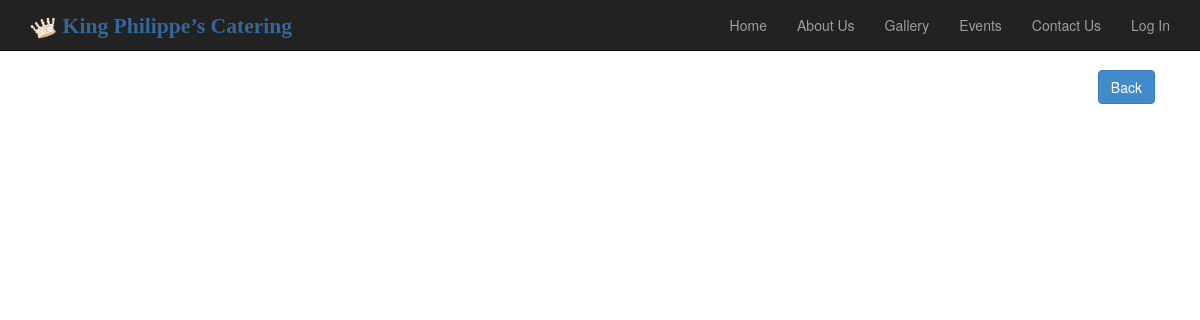
/gallery.php?album=Catering, run on an earlier commit of the app's database.
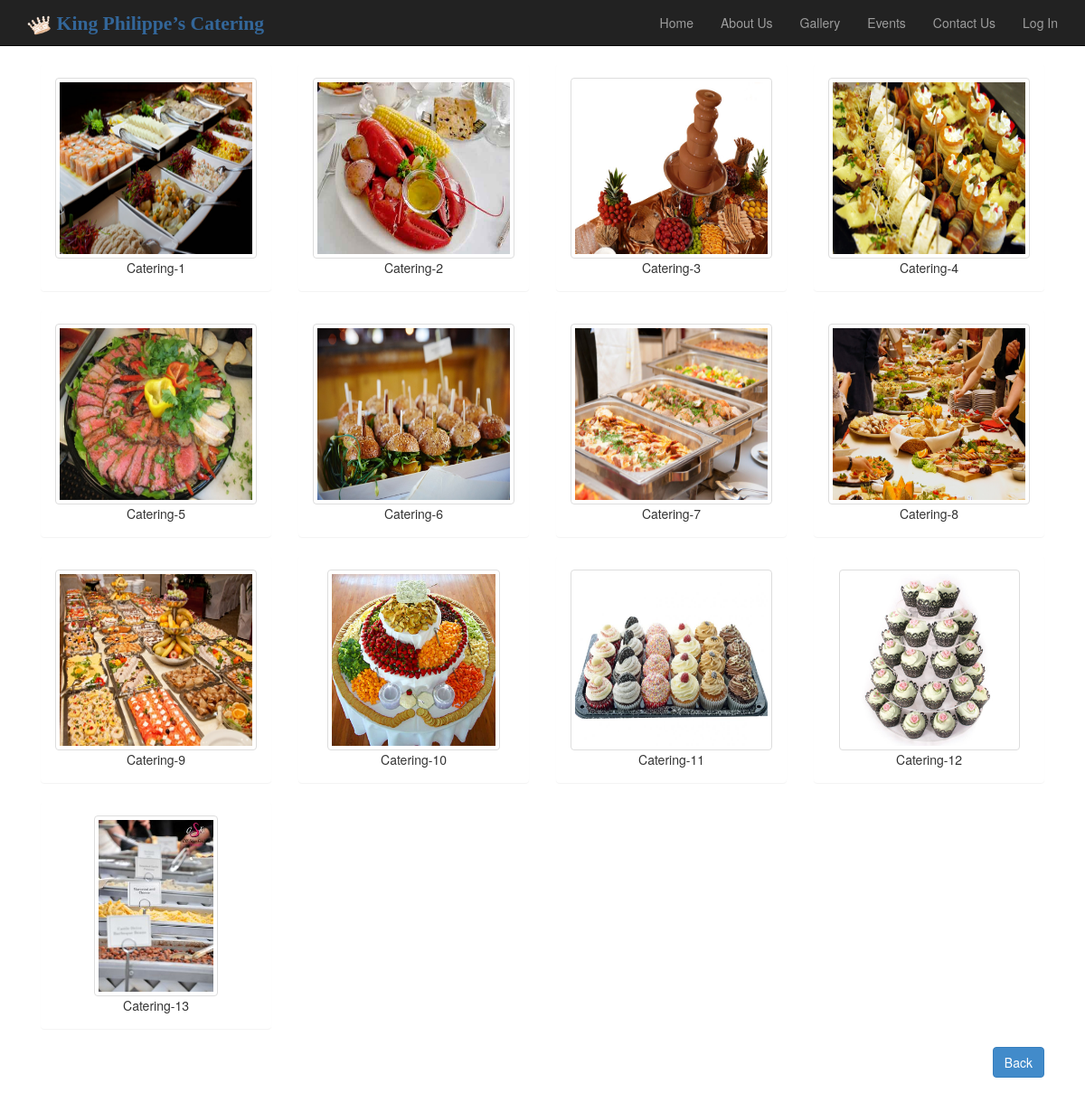
And on a later commit of the database.
### tables this page shows
CREATE TABLE IF NOT EXISTS `gallery` (
  `id` int(225) NOT NULL AUTO_INCREMENT,
  `title` varchar(50) NOT NULL,
  `name` varchar(225) DEFAULT NULL,
  `source` varchar(225) DEFAULT NULL,
  `is_deleted` boolean NOT NULL DEFAULT false,
  PRIMARY KEY (`id`)
);

### dbcall.php (called while the page is built, shortened)
<?php
	class dbCall {
		public function open() {
			$db_host = "localhost";
			$db_username = "root";
			$db_pass = "";
			$db_name = "kings";
			$dbCall = new mysqli($db_host, $db_username, $db_pass, $db_name);
			return $dbCall;
		}
		public function getResultsArray($query, $parameters) {
			try {
				$dbCall = $this->open();
				$result = $dbCall->query($query) or trigger_error($dbCall->error."[$query]");
				$resultArray = [];
				while($row = $result->fetch_array(MYSQLI_ASSOC)) {
					foreach($parameters as $param) {
						$rowArray[$param] = $row[$param];
					}
					$resultArray[] = $rowArray;
				}
				return $resultArray;
			} catch(mysqli_sql_exception $exception) {
				echo $exception->$message;
			}
		}
	}
?>

### gallery.php (the view, shortened to what this page needs)
<!DOCTYPE html>
<html lang="en">
<head>
	<?php include_once'adds/scripts.php'; ?>
	<?php include_once'dbCall.php' ;?>
	<?php include_once'adds/javascripts.php'; ?>
</head>
<body>
    <?php include_once'adds/nav.php'; ?>
    <div class="container">
		<br>
        <div class="row">
            <div class="col-md-12">
<?php
if(!isset($_GET['album'])) {
?>
<?php
	if(isset($_SESSION['uids']) && $_SESSION['types'] == 'Admin') {
		if(isset($_SESSION['delete'])) {
			unlink($_SESSION['delete']);
		}
?>
				<div class="col-md-12">
				<p  align="right"><button type="button" class="btn btn-primary" data-toggle="modal" data-target="#folder">Create an Album</button></p>
<div class="modal fade" id="folder" tabindex="-1" role="dialog" aria-labelledby="myModalLabel" aria-hidden="true">
  <div class="modal-dialog">
    <div class="modal-content">
      <div class="modal-header">
        <h4 class="modal-title" id="myModalLabel">Creating an Album</h4>
      </div>
	  <form method="post" action="action.php?act=upload" enctype="multipart/form-data" role="form">
      <div class="modal-body">
				<div class="form-group">
					<input type="text" placeholder="Album name" name="alb" id="alb" required class="form-control">
				</div>
				<div class="form-group">
					<label>Upload</label>
					<input type="file" name="files[]" multiple required>
				</div>
      </div>
      <div class="modal-footer">
		<input type="submit" class="btn btn-primary" value="Upload">
        <button type="button" class="btn btn-default" data-dismiss="modal">Cancel</button>
      </div>
	  </form>
    </div>
  </div>
</div>
				</div>
<?php
	}
?>
<?php
	$albs='';
	$query = "SELECT DISTINCT title from gallery";
	$param = ["title"];
	try {
		$result = $_dbCall->getResult($query, $param);
	} catch(Exception $e) {
		echo $e;
	}
	if(isset($result)) {
		foreach ($result as $row) {
			$query = "SELECT name, source FROM gallery WHERE title = '".$row."' and is_deleted = false LIMIT 1";
			$param = ["name", "source"];
			try {
				$image = $_dbCall->getResult($query, $param);
			} catch (Exception $e) {
				echo $e;
			}
			if(count($image)) {
				$albs .='
					<div class="col-md-3">
		                        <div class="panel-body" align="center">
									<a href="gallery.php?album='.$row.'"> <img src="'.$image[1].'/'.$row.'/'.$image[0].'" style="height: 200px; width: auto;" class="img-thumbnail"> <br> '.$row.' </a>
		                        </div>
					</div>
				';
			}
		}
	}
	else {
		echo'<h3 align="center">No Albums Yet.</h3>';
	}
	echo $albs;
?>
<?php
}
else {
?>
<?php
	$albumname = $_GET['album'];
	$query = "SELECT id, name, source FROM gallery WHERE title = '$albumname' and is_deleted = false";
	$param = ["id", "name", "source"];
	$galleryHtml = '';
	try {
		$images = $_dbCall->getResultsArray($query, $param);
	} catch (Exception $e) {
		echo $e;
	}
	if(!isset($images)) {
		echo'<h3 align="center">No Images Yet.</h3>';
	} else {
		if($albumname == "Menu") {
			$query = "SELECT name, food_type FROM gallery_menu";
			$param = ["name", "food_type"];
			$galleryTypes = $_dbCall->getResultsArray($query, $param);
			foreach ($galleryTypes as $row) {
				$menus[] = $row["name"];
				$types[] = $row["food_type"];
			}
			foreach($images as $image) {
				$inArray = array_search($image["name"], $menus);
				if($inArray){
					$imageTypeArray[$types[$inArray]][] = $image;
				}
			}
			foreach ($imageTypeArray as $key => $imageType) {
				$ce = 1;
				$counter = 0;
				echo '<div class="container">';
				echo " <h2>$key</h2>";
				foreach ($imageType as $key => $value) {
					$image = $value;
					$name = explode(".", $image["name"]);
					 if(file_exists($image["source"]."/".$albumname."/".$image["name"]))	{
						$galleryHtml = '
										<div class="col-md-3">
												<div class="panel">
							                        <div class="panel-body" align="center">
							                            <a data-toggle="modal" data-target="#'.$ce.'"> <img src="'.$image["source"]."/".$albumname."/".$image["name"].'" style="height: 200px; width: auto;" class="img-thumbnail"> </a> <br>'.$name[0];
						if(isset($_SESSION['uids']) && $_SESSION['types'] == 'Admin') {
					    }
						$galleryHtml .=	           '</div>
							                    </div>
										</div>';
						$galleryHtml .='
										<div class="modal fade" id="'.$ce.'" tabindex="-1" role="dialog" aria-labelledby="myModalLabel" aria-hidden="true">
										  <div class="modal-dialog">
										    <div class="modal-content">
										      <div class="modal-body" align="center">
														<img src="'.$image["source"]."/".$albumname."/".$image["name"].'" style="max-height: 500x; max-width: 500x;" class="img-thumbnail">
										      </div>
										    </div>
										  </div>
										</div>
												';
					}
					$ce++;
					echo $galleryHtml;
				}
				echo '<br></div>';
			}
		}
		else {
			$ce = 1;
			foreach($images as $image) {
				$name = explode(".", $image["name"]);
				 if(file_exists($image["source"]."/".$albumname."/".$image["name"]))	{
					$galleryHtml = '
									<div class="col-md-3">
											<div class="panel">
						                        <div class="panel-body" align="center">
						                            <a data-toggle="modal" data-target="#'.$ce.'"> <img src="'.$image["source"]."/".$albumname."/".$image["name"].'" style="height: 200px; width: auto;" class="img-thumbnail"> </a> <br>'.$name[0];
					$galleryHtml .=	           '</div>
						                    </div>
									</div>';
					$galleryHtml .='
									<div class="modal fade" id="'.$ce.'" tabindex="-1" role="dialog" aria-labelledby="myModalLabel" aria-hidden="true">
									  <div class="modal-dialog">
									    <div class="modal-content">
									      <div class="modal-body" align="center">
													<img src="'.$image["source"]."/".$albumname."/".$image["name"].'" style="max-height: 500x; max-width: 500x;" class="img-thumbnail">
									      </div>
									    </div>
									  </div>
									</div>
											';
			}
				$ce++;
				echo $galleryHtml;
			}
		}
	}
	echo '<div class="col-md-12"><p align="right"><a href="gallery.php?" class="btn btn-primary">Back</a></p></div>';
}
?>
            </div>
        </div>
        <br />
        <br />
        <br />
        <br />
    </div>
</body>
</html>

### adds/scripts.php (shortened to what this page needs)
<link href="css/bootstrap.min.css" rel="stylesheet">
<link href="css/modern-business.css" rel="stylesheet">
<link href="fonts/font-awesome-4.1.0/css/font-awesome.min.css" rel="stylesheet" type="text/css">
<link href="css/plugins/social-buttons.css" rel="stylesheet">
<?php
function curPageName() {
	return substr($_SERVER["SCRIPT_NAME"],strrpos($_SERVER["SCRIPT_NAME"],"/")+1);
}
?>
<link rel="stylesheet" href="themes/alertify.core.css" />
<link rel="stylesheet" href="themes/alertify.default.css" id="toggleCSS" />

### adds/nav.php (shortened to what this page needs)
<?php
    include_once('dbcall.php');
?>
        <nav class="navbar navbar-inverse navbar-fixed-top" role="navigation">
            <div class="container">
                <div class="navbar-header">
                    <a class="navbar-brand" href="index.php"> <b style="font-family: Monotype Corsiva; font-size: 120%; color: #336699;"> <img src="images/Kings.png" style="height: 120%;"/> King Philippe’s Catering</b> </a>
                </div>
                <div class="collapse navbar-collapse" id="bs-example-navbar-collapse-1">
                    <ul class="nav navbar-nav navbar-right">
    					<?php if(!isset($_SESSION['uids'])){ ?>
                        <li <?php if(curPageName()=='index.php'){ echo 'class="active"';}?>>
                            <a href="index.php">Home</a>
                        </li>
    					<li <?php if(curPageName()=='about.php'){ echo 'class="active"';}?>>
                            <a href="about.php">About Us</a>
                        </li>
    							<li>
                                    <a href="gallery.php">Gallery</a>
                                </li>
    					<?php } ?>
    					<li <?php if(curPageName()=='calendarEvent.php'){ echo 'class="active"';}?>>
                            <a href="calendarv2.php">Events</a>
                        </li>
    					<?php
                            if (!isset($_SESSION['uids'])) {
                        ?>
    					<li <?php if(curPageName()=='contact.php'){ echo 'class="active"';}?>>
                            <a href="contact.php">Contact Us</a>
                        </li>
    					<?php } ?>
    					<li <?php if(curPageName()=='register.php'){ echo 'class="active"';}?>>
                            <?php if(isset($_SESSION['users'])){echo'
    				<li class="dropdown">
                        <a class="dropdown-toggle" data-toggle="dropdown" href="#">
                            <i class="fa fa-user fa-fw"></i>  <i class="fa fa-caret-down"></i>
                        </a>
                        <ul class="dropdown-menu dropdown-user">
                            <li><a href="account.php?auid='.$_SESSION['uids'].'">My Account</a></li>
                            <li class="divider"></li>
                            <li><a href="action.php?act=logout"> <i class="fa fa-sign-out fa-fw"></i> Log Out </a></li>
                        </ul>
                    </li>';}else{echo'<a data-toggle="modal" data-target="#log">Log In</a>';}?>
                        </li>
                    </ul>
                </div>
            </div>
        </nav>

### css/modern-business.css (style rules this page uses)
html, body { height: 100%; }
body { padding-top: 50px; }

What changed in the data, as far as the page shows it:
added gallery: source+name (picture), name "Catering-1"
added gallery: source+name (picture), name "Catering-2"
added gallery: source+name (picture), name "Catering-3"
added gallery: source+name (picture), name "Catering-4"
added gallery: source+name (picture), name "Catering-5"
added gallery: source+name (picture), name "Catering-6"
added gallery: source+name (picture), name "Catering-7"
added gallery: source+name (picture), name "Catering-8"
added gallery: source+name (picture), name "Catering-9"
added gallery: source+name (picture), name "Catering-10"
added gallery: source+name (picture), name "Catering-11"
added gallery: source+name (picture), name "Catering-12"
added gallery: source+name (picture), name "Catering-13"
